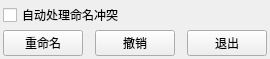
<?xml version="1.0" encoding="UTF-8"?>
<ui version="4.0">
 <class>Form</class>
 <widget class="QWidget" name="Form">
  <property name="geometry">
   <rect>
    <x>0</x>
    <y>0</y>
    <width>257</width>
    <height>55</height>
   </rect>
  </property>
  <property name="windowTitle">
   <string>Form</string>
  </property>
  <layout class="QVBoxLayout" name="verticalLayout">
   <property name="spacing">
    <number>3</number>
   </property>
   <property name="leftMargin">
    <number>3</number>
   </property>
   <property name="topMargin">
    <number>3</number>
   </property>
   <property name="rightMargin">
    <number>3</number>
   </property>
   <property name="bottomMargin">
    <number>3</number>
   </property>
   <item>
    <widget class="QCheckBox" name="checkBox_auto_deal_dup">
     <property name="text">
      <string>自动处理命名冲突</string>
     </property>
    </widget>
   </item>
   <item>
    <layout class="QHBoxLayout" name="horizontalLayout">
     <property name="spacing">
      <number>12</number>
     </property>
     <item>
      <widget class="QPushButton" name="pushButton_rename">
       <property name="text">
        <string>重命名</string>
       </property>
      </widget>
     </item>
     <item>
      <widget class="QPushButton" name="pushButton_cancel">
       <property name="text">
        <string>撤销</string>
       </property>
      </widget>
     </item>
     <item>
      <widget class="QPushButton" name="pushButton_quit">
       <property name="text">
        <string>退出</string>
       </property>
      </widget>
     </item>
    </layout>
   </item>
  </layout>
 </widget>
 <resources/>
 <connections/>
</ui>
